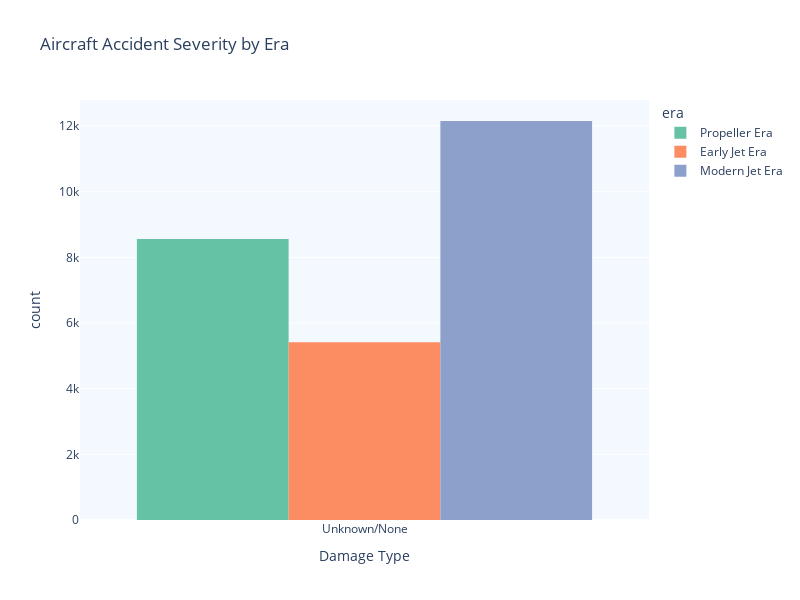

The code cell stored with this chart in its notebook:
### Markdown cell above
### Aviation Eras: Propellers to Jets

To understand how aviation safety evolved with technological changes, we grouped crashes into three eras:

- **Propeller Era** (before 1960)  
- **Early Jet Era** (1960–1979)  
- **Modern Jet Era** (1980–present)  

We then analyzed how crash **damage severity** differs by **operator type** (Civilian vs Military) across these eras. The result is shown below using a faceted bar chart.

### Code cell
# 1. Map Numeric Damage Levels to Categories
# Convert 'damage' column to numeric (if not already)
df_corrected['damage'] = pd.to_numeric(df_corrected['damage'], errors='coerce')

# Map numeric values to severity labels
def categorize_damage_level(d):
    if pd.isnull(d):
        return 'Unknown/None'
    elif d == 0.0:
        return 'Unknown/None'
    elif d == 1.0:
        return 'Minor'
    elif d == 2.0:
        return 'Substantial'
    else:
        return 'Write-off'

df_corrected['damage_cleaned'] = df_corrected['damage'].apply(categorize_damage_level)

# 2. Assign Aviation Era Based on Date
# Make sure date is in datetime format
df_corrected['accident_date'] = pd.to_datetime(df_corrected['accident_date'], errors='coerce')

# Assign era
def assign_era(date):
    if pd.isnull(date):
        return 'Unknown'
    year = date.year
    if year < 1960:
        return 'Propeller Era'
    elif year < 1980:
        return 'Early Jet Era'
    else:
        return 'Modern Jet Era'

df_corrected['era'] = df_corrected['accident_date'].apply(assign_era)

# 3. Create Grouped Bar Chart with Plotly
import plotly.express as px

# Filter out rows without era or damage category
df_plot = df_corrected.dropna(subset=['era', 'damage_cleaned'])

# Create the plot
fig = px.histogram(
    df_plot,
    x="damage_cleaned",
    color="era",
    barmode="group",
    category_orders={
        "era": ["Propeller Era", "Early Jet Era", "Modern Jet Era"],
        "damage_cleaned": ["Write-off", "Substantial", "Minor", "Unknown/None"]
    },
    title="Aircraft Accident Severity by Era",
    labels={"damage_cleaned": "Damage Type", "count": "count"},
    color_discrete_map={
        "Propeller Era": "#66c2a5",
        "Early Jet Era": "#fc8d62",
        "Modern Jet Era": "#8da0cb"
    }
)

fig.update_layout(
    height=600,
    width=800,
    plot_bgcolor='rgba(240, 248, 255, 0.8)',  # Light blue background
    xaxis=dict(title_font=dict(size=14)),
    yaxis=dict(title_font=dict(size=14))
)

# Save the chart as an HTML file
fig.write_html("aircraft_accident_severity.html")

# Optional: also display the chart in the notebook if running in a Jupyter environment
fig.show()

### Figure 1 — Plotly figure (JSON) as saved in the notebook; plotly's stock layout.template omitted (floating-point values rounded to 4 significant figures; data arrays with more than 128 entries replaced by an {"elided": "..."} marker saying what was removed)
{"data": [{"alignmentgroup": "True", "bingroup": "x", "hovertemplate": "era=Propeller Era<br>Damage Type=%{x}<br>count=%{y}<extra></extra>", "legendgroup": "Propeller Era", "marker": {"color": "#66c2a5", "pattern": {"shape": ""}}, "name": "Propeller Era", "offsetgroup": "Propeller Era", "orientation": "v", "showlegend": true, "type": "histogram", "x": {"elided": "8559 str values"}, "xaxis": "x", "yaxis": "y"}, {"alignmentgroup": "True", "bingroup": "x", "hovertemplate": "era=Early Jet Era<br>Damage Type=%{x}<br>count=%{y}<extra></extra>", "legendgroup": "Early Jet Era", "marker": {"color": "#fc8d62", "pattern": {"shape": ""}}, "name": "Early Jet Era", "offsetgroup": "Early Jet Era", "orientation": "v", "showlegend": true, "type": "histogram", "x": {"elided": "5415 str values"}, "xaxis": "x", "yaxis": "y"}, {"alignmentgroup": "True", "bingroup": "x", "hovertemplate": "era=Modern Jet Era<br>Damage Type=%{x}<br>count=%{y}<extra></extra>", "legendgroup": "Modern Jet Era", "marker": {"color": "#8da0cb", "pattern": {"shape": ""}}, "name": "Modern Jet Era", "offsetgroup": "Modern Jet Era", "orientation": "v", "showlegend": true, "type": "histogram", "x": {"elided": "12155 str values"}, "xaxis": "x", "yaxis": "y"}], "layout": {"barmode": "group", "height": 600, "legend": {"title": {"text": "era"}, "tracegroupgap": 0}, "plot_bgcolor": "rgba(240, 248, 255, 0.8)", "title": {"text": "Aircraft Accident Severity by Era"}, "width": 800, "xaxis": {"anchor": "y", "categoryarray": ["Write-off", "Substantial", "Minor", "Unknown/None"], "categoryorder": "array", "domain": [0, 1], "title": {"font": {"size": 14}, "text": "Damage Type"}}, "yaxis": {"anchor": "x", "domain": [0, 1], "title": {"font": {"size": 14}, "text": "count"}}}}
